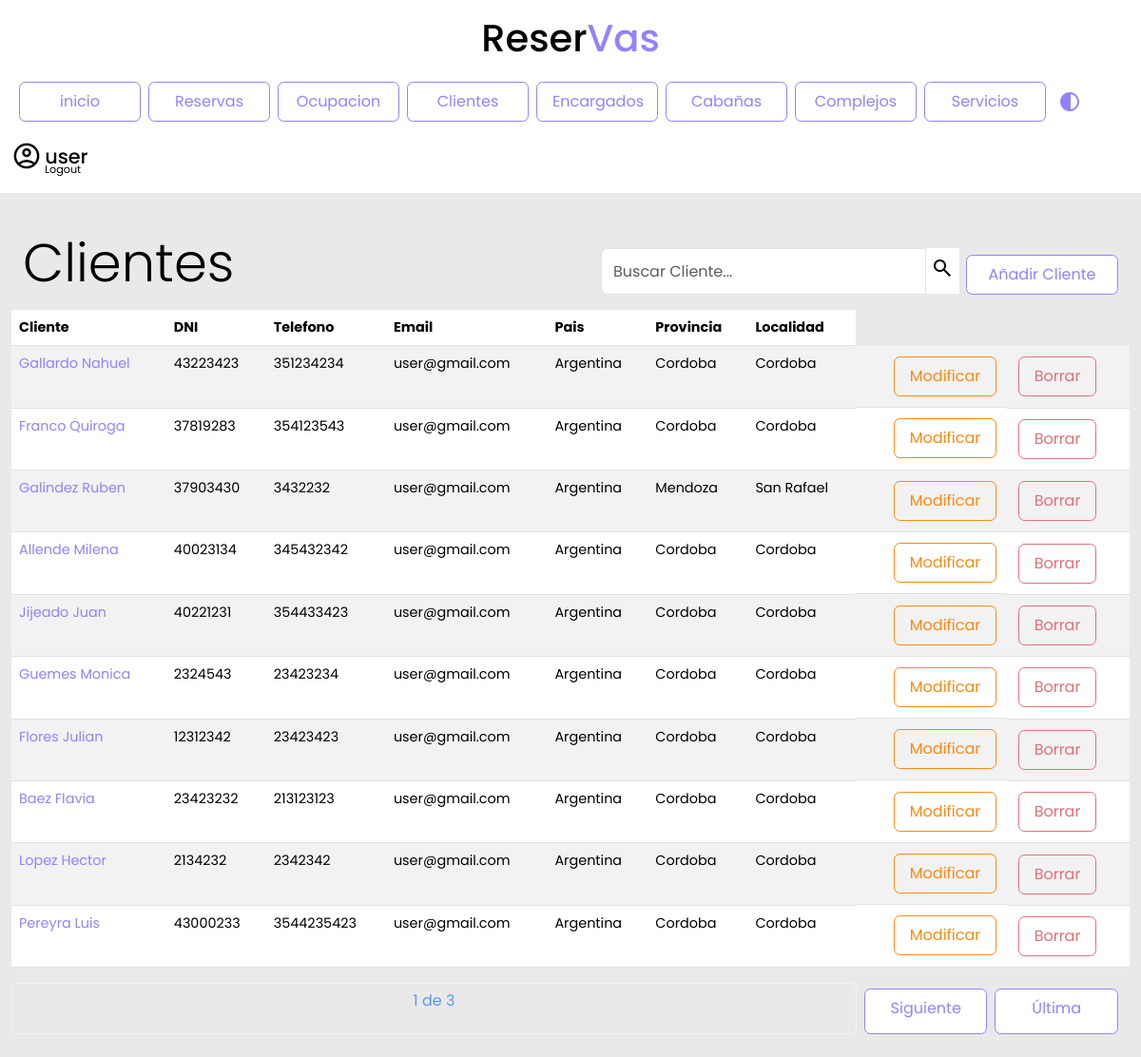
The app's page /clientes/ (signed in) with its own data.
### reservas/models.py (models this page shows, shortened)
class Cliente(models.Model):
    dni = models.IntegerField()
    apellido_nombre = models.CharField(max_length=100)
    telefono = models.CharField(max_length=30)
    email = models.CharField(max_length=50, default="user@gmail.com")
    pais = models.CharField(max_length=30, default="Argentina")
    provincia = models.CharField(max_length=30, default="Cordoba")
    localidad = models.CharField(max_length=30, default="Cordoba")

### reservas/views.py (the view)
# urls.py: path('clientes/', views.lista_clientes.as_view(), name='lista_clientes'),
class lista_clientes(LoginRequiredMixin, ListView):
    login_url = '/login/'
    model = Cliente
    template_name = 'lista_clientes.html'
    context_object_name = 'clientes'
    paginate_by = 10
    def get_queryset(self):
        query = self.request.GET.get('q', '')
        clientes = Cliente.objects.filter(
            Q(apellido_nombre__icontains=query)| # Búsqueda por nombre del cliente
            Q(dni__icontains=query) |
            Q(telefono__icontains=query)            # Búsqueda por DNI del cliente
        )
        return  clientes

### reservas/templates/lista_clientes.html (shortened to what this page needs)
{% include 'navbar.html' %}
{% load static %}
{% block content %}
<div class="contenedor">
<div class="row">
    <h2 class="col display-4 my-3">Clientes</h2>
    <div class=" col d-flex justify-content-end align-items-end mb-3">
        <form method="GET">
            <div class="input-group">
                <input type="text" id="search" class="form-control inputApagado" name="q" value="{{ query }}" placeholder="Buscar Cliente...">
                <button class="lupa" type="submit"><span class="material-symbols-outlined">search</span></button>
                <div class="d-flex justify-content-end align-items-end"><a class="botonPrimario" href="{% url 'nuevo_cliente' %}?from_lista=true">Añadir Cliente</a></div>
        </form>
    </div>
</div>
    <table class="table table-striped table-hover" id="results" data-bs-theme="light">
        <thead>
            <tr>
                <th>Cliente</th>
                <th>DNI</th>
                <th>Telefono</th>
                <th>Email</th>
                <th>Pais</th>
                <th>Provincia</th>
                <th>Localidad</th>
            </tr>
        </thead>
        <tbody>
            {% for cliente in clientes %}
            <tr class="filas">
                <td><a href="{% url 'detalle_cliente' cliente.id %}">{{ cliente.apellido_nombre }}</a></td>
                <td>{{ cliente.dni }}</td>
                <td>{{ cliente.telefono }}</td>
                <td>{{ cliente.email }}</td>
                <td>{{ cliente.pais }}</td>
                <td>{{ cliente.provincia }}</td>
                <td>{{ cliente.localidad }}</td>
                <td class="d-flex justify-content-end align-items-end"><a class="botonTerciario" href="/clientes/clienteModif/{{ cliente.id }}"> Modificar</td>
                <td><a class="botonSecundario" href="/clientes/clienteBorrar/{{ cliente.id }}">Borrar</a></td>
            {% endfor %}
        </tbody>
    </table>
    <div class="pagination justify-content-center">
        <span class="current-page btn btn-outline-light disabled text-primary mb-3">
            {{ page_obj.number }} de {{ page_obj.paginator.num_pages }}
        </span>
        {% if page_obj.has_next %}
            <a class="botonPrimario" href="?page={{ page_obj.next_page_number }}">
                Siguiente
            </a>
            <a class="botonPrimario" href="?page={{ page_obj.paginator.num_pages }}">
                Última
            </a>
        {% endif %}
    </div>
</div>
{% endblock %}

### reservas/templates/navbar.html (shortened to what this page needs)
{% extends 'base.html' %}
{% load static %}
{% block content %}
<header>
    <h1>Reser<span>Vas</span></h1>
</header>
<nav class="navbar navbar-expand-lg">
    <div class="container-fluid">
        <div class="navbar collapse navbar-collapse" id="navbarSupportedContent" >
            <ul class="navbar-nav me-auto mb-2 mb-lg-0">
                <li class="nav-item">
                    <a class="botonPrimario" href="/">inicio</a>
                </li>
                <li class="nav-item">
                    <a class="botonPrimario" href="/reservas">Reservas</a>
                </li>
                <li class="nav-item">
                    <a class="botonPrimario" href="{% url 'cabanias_disponibles' %}">Ocupacion</a>
                </li>
                <li class="nav-item">
                    <a class="botonPrimario" href="/clientes">Clientes</a>
                </li>
                <li class="nav-item">
                    <a class="botonPrimario" href="/encargados">Encargados</a>
                </li>
                <li class="nav-item">
                    <a class="botonPrimario" href="/cabanias">Cabañas</a>
                </li>
                <li class="nav-item">
                    <a class="botonPrimario" href="/complejos">Complejos</a>
                </li>
                <li class="nav-item">
                    <a class="botonPrimario"  href="/servicios">Servicios</a>
                </li>
                <button type="button" class="btn dark-mode">
                    <span class="material-symbols-outlined" id="botonDarkMode">
                    </span>
                </button>
            </ul>
            <div class="contenedorUsuario">
                <span class="material-symbols-outlined">
                </span>
                <div>
                    {% if request.user.is_authenticated %}
                    <h4 class="user">{{ request.user.username }}</h4>
                    <a href="/logout/">Logout</a>
                    {% else %}
                    <a href="/login/">Login</a>
                    {% endif %}
                </div>
            </div>
        </div>
    </div>
</nav>
{% endblock %}

### reservas/templates/base.html (shortened to what this page needs)
{% load static %}
<!DOCTYPE html>
<html lang="es">
<head>
    <link rel="stylesheet" href="{% static 'css/general.css'%}">
    <link href="https://cdn.jsdelivr.net/npm/bootstrap@5.3.2/dist/css/bootstrap.min.css" rel="stylesheet">
</head>
<body>
    {% block content %}
    {% endblock %}
</body>
</html>

### reservas/static/css/general.css (style rules this page uses)
:root { --font-family: 'poppins' sans-serif ; --color-primary: #9381ff; --color-danger: #e16f7c; --color-white: #fff; --color-dark: #000; --color-cyan: #51D6FF; --color-Terciary:#ff8811; --color-dark-variant: #E8F1F2; --color-background: #e9e9e9; --card-border-radius: 2rem; --border-radius-1: 0.4rem; --border-radius-2: 1.2rem; --card-padding: 1.8rem; --padding-1: 1.2rem; --box-shadow: 0 1rem 2rem var(--color-light); --bs-emphasis-color:var(--color-danger); --bs-table-striped-color:var(--color-dark-variant) }
html, body { margin: 0; padding: 0; height: 100%; width: 100%; background-color: var(--color-background); }
.contenedor { min-height: 100%; min-width: 100%; background-color: var(--color-background); overflow-y: auto; }
.detalle h1,h3,h4,p { color: var(--color-dark); }
.navbar { background-color: var(--color-white); display: flex; margin: auto; }
.navbar a.botonPrimario { justify-content: center; width: 8rem; }
header { position: relative; background-color:var(--color-white); height: 4rem; font-family: 'poppins', sans-serif; text-align: center; }
header h1 { color: var(--color-dark); background-color: var(--color-white); position: relative; top: 1rem; }
header span { color: var(--color-primary); transition: ease .8s; }
.contenedor { padding: 1.5rem; font-family: 'poppins', sans-serif; font-size: 0.9rem; }
.botonPrimario { padding: 1rem; font-family: 'poppins', sans-serif; font-size: 1rem; font-weight:400; line-height: 0.5; margin-left:0.5rem; margin-top:0.4rem ; display: inline-block; text-align: center; text-decoration: none; vertical-align: middle; cursor: pointer; border: 0.1rem solid var(--color-primary); border-radius: var(--border-radius-1); background-color: var(--color-white); user-select: none; transition:ease-in-out 0.35s all; width: 10rem; text-decoration: none; color: var(--color-primary); }
.botonSecundario { padding: 1rem; margin:0.2rem; font-family: 'poppins', sans-serif; font-size: 1rem; font-weight:400; line-height: 0.5; display: inline-block; text-align: center; text-decoration: none; vertical-align: middle; cursor: pointer; border: 0.1rem solid #e16f7c; border-radius: var(--border-radius-1); background-color: transparent; user-select: none; transition:ease-in-out 0.35s all; text-decoration: none; color: #e16f7c; }
.botonTerciario { padding: 1rem; margin:0.2rem; font-family: 'poppins', sans-serif; font-size: 1rem; font-weight:400; line-height: 0.5; display: inline-block; text-align: center; text-decoration: none; vertical-align: middle; cursor: pointer; border: 0.1rem solid var(--color-Terciary); border-radius: var(--border-radius-1); background-color: transparent; user-select: none; transition:ease-in-out 0.35s all; text-decoration: none; color: var(--color-Terciary); }
.lupa { color: var(--color-dark); background-color: var(--color-white); border:none; border-radius: 50%; transition: ease 0.5s; margin-left: 0.1rem; height: 3rem; }
table a { color: var(--color-primary); text-decoration: none; transition: ease 0.3s; }
.col.display-4.my-3 { color: var(--color-dark); font-family: 'poppins', sans-serif; }
.contenedorUsuario { color: var(--color-dark); display: flex; flex-direction: row; transition: ease .8s; margin-right: 3rem; margin-top: 1rem; font-family: 'poppins', sans-serif; background-color: transparent; }
.contenedorUsuario span { margin-right: .2rem; font-size: 2rem; background-color: transparent; transition: ease .5s; }
.contenedorUsuario h4 { font-size: 1.3rem; margin-top: .3rem; transition: ease .5s; }
.contenedorUsuario div { display: flex; flex-direction: column; }
.contenedorUsuario div a { text-decoration: none; color: var(--color-dark); transition: ease .8s; margin-top: -1rem; font-size: .7rem; }
#botonDarkMode { color: var(--color-primary); margin-top: .5rem; }
#results { max-width: 100%; overflow: auto; }
.pagination.justify-content-center span { color: #9381ff; background-color: var(--color-background); height: 100%; width: 100%; }
a:link, a:visited, a:active { text-decoration: none; }
#results { overflow-x: auto; max-width: 100%; width: 100%; }

### records on screen
Cliente: apellido_nombre "Gallardo Nahuel", dni "43223423", telefono "351234234", email "user@gmail.com", pais "Argentina", provincia "Cordoba", localidad "Cordoba"
Cliente: apellido_nombre "Franco Quiroga", dni "37819283", telefono "354123543", email "user@gmail.com", pais "Argentina", provincia "Cordoba", localidad "Cordoba"
Cliente: apellido_nombre "Galindez Ruben", dni "37903430", telefono "3432232", email "user@gmail.com", pais "Argentina", provincia "Mendoza", localidad "San Rafael"
Cliente: apellido_nombre "Allende Milena", dni "40023134", telefono "345432342", email "user@gmail.com", pais "Argentina", provincia "Cordoba", localidad "Cordoba"
Cliente: apellido_nombre "Jijeado Juan", dni "40221231", telefono "354433423", email "user@gmail.com", pais "Argentina", provincia "Cordoba", localidad "Cordoba"
Cliente: apellido_nombre "Guemes Monica", dni "2324543", telefono "23423234", email "user@gmail.com", pais "Argentina", provincia "Cordoba", localidad "Cordoba"
Cliente: apellido_nombre "Flores Julian", dni "12312342", telefono "23423423", email "user@gmail.com", pais "Argentina", provincia "Cordoba", localidad "Cordoba"
Cliente: apellido_nombre "Baez Flavia", dni "23423232", telefono "213123123", email "user@gmail.com", pais "Argentina", provincia "Cordoba", localidad "Cordoba"
Cliente: apellido_nombre "Lopez Hector", dni "2134232", telefono "2342342", email "user@gmail.com", pais "Argentina", provincia "Cordoba", localidad "Cordoba"
Cliente: apellido_nombre "Pereyra Luis", dni "43000233", telefono "3544235423", email "user@gmail.com", pais "Argentina", provincia "Cordoba", localidad "Cordoba"

### other values on screen
{{ request.user.username }} "user"
{{ page_obj.number }} "1"
{{ page_obj.paginator.num_pages }} "3"
